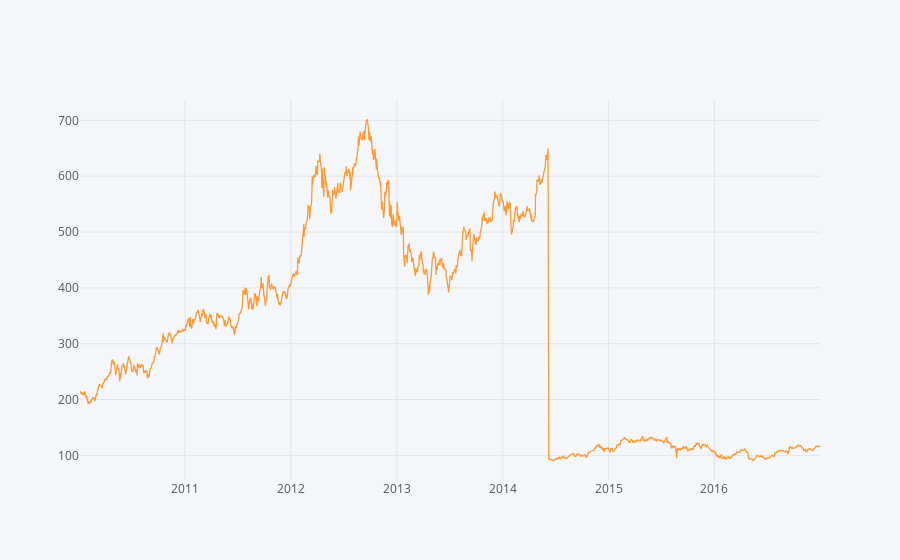

The notebook cell saved with this chart:
### Code cell
training_set.iplot(kind='line',y='Open',x='Date')

### Figure 1 — Plotly figure (JSON) as saved in the notebook; plotly's stock layout.template omitted (floating-point values rounded to 4 significant figures; data arrays with more than 128 entries replaced by an {"elided": "..."} marker saying what was removed)
{"data": [{"line": {"color": "rgba(255, 153, 51, 1.0)", "dash": "solid", "shape": "linear", "width": 1.3}, "mode": "lines", "name": "Open", "text": "", "type": "scatter", "x": {"elided": "1762 str values"}, "y": {"elided": "1762 float values"}}], "layout": {"legend": {"bgcolor": "#F5F6F9", "font": {"color": "#4D5663"}}, "paper_bgcolor": "#F5F6F9", "plot_bgcolor": "#F5F6F9", "title": {"font": {"color": "#4D5663"}}, "xaxis": {"gridcolor": "#E1E5ED", "showgrid": true, "tickfont": {"color": "#4D5663"}, "title": {"font": {"color": "#4D5663"}, "text": ""}, "zerolinecolor": "#E1E5ED"}, "yaxis": {"gridcolor": "#E1E5ED", "showgrid": true, "tickfont": {"color": "#4D5663"}, "title": {"font": {"color": "#4D5663"}, "text": ""}, "zerolinecolor": "#E1E5ED"}}}
